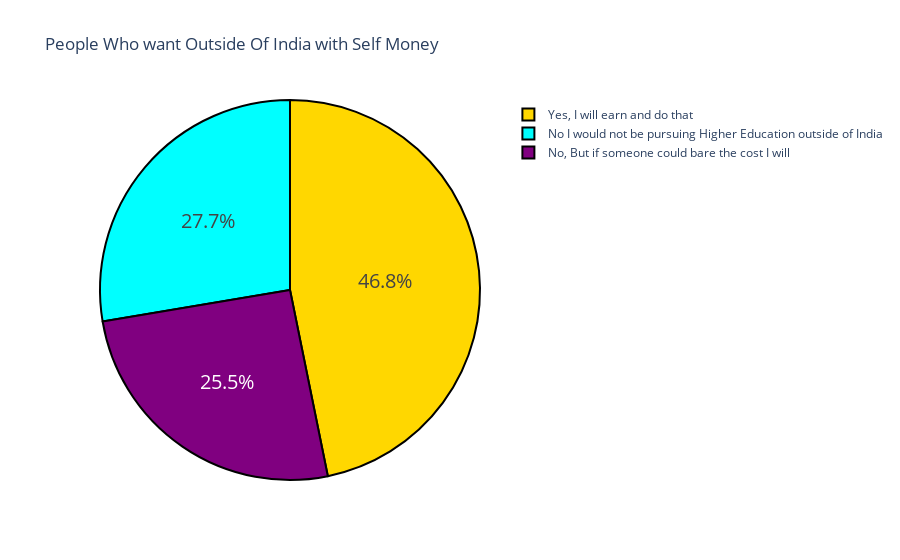

This figure's notebook cell:
### Code cell
outindia=df["Would you definitely pursue a Higher Education / Post Graduation outside of India ? If only you have to self sponsor it."].value_counts()
#outindia
colors = ["gold","cyan","purple"]
label=outindia.index
values=outindia.values

fig2=go.Figure(data=[go.Pie(labels=label,values=values)])
fig2.update_layout(title_text="People Who want Outside Of India with Self Money")
fig2.update_traces(hoverinfo=("label+value"),textinfo="percent",textfont_size=20,marker=dict(colors=colors,
                                                                                            line=dict(color="black",width=2)))
fig2

### Figure 1 — Plotly figure (JSON) as saved in the notebook; plotly's stock layout.template omitted (floating-point values rounded to 4 significant figures)
{"data": [{"hoverinfo": "label+value", "labels": ["Yes, I will earn and do that", "No I would not be pursuing Higher Education outside of India", "No, But if someone could bare the cost I will"], "marker": {"colors": ["gold", "cyan", "purple"], "line": {"color": "black", "width": 2}}, "textfont": {"size": 20}, "textinfo": "percent", "type": "pie", "values": [110, 65, 60]}], "layout": {"autosize": true, "title": {"text": "People Who want Outside Of India with Self Money"}}}
